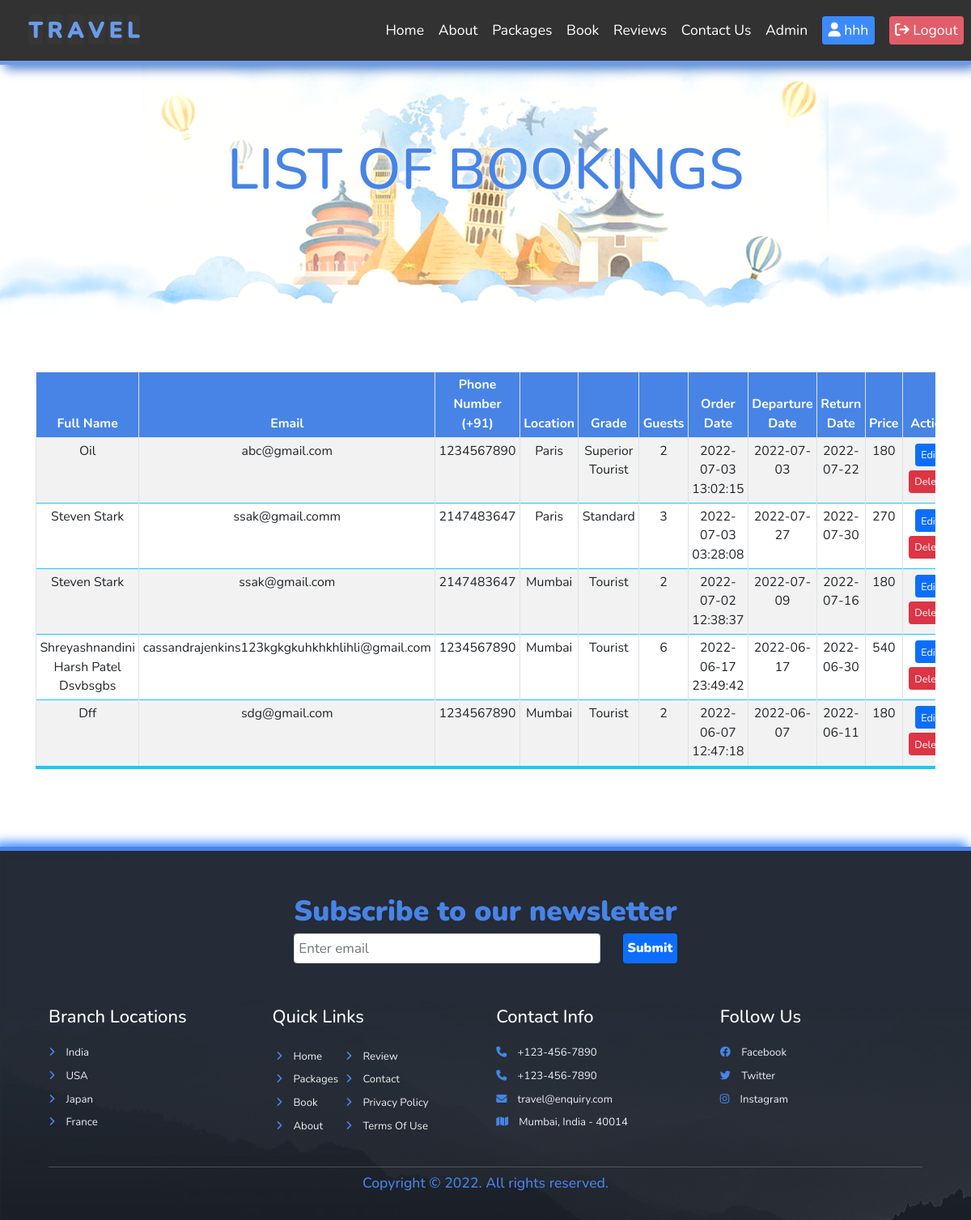
The app's page /account.php (signed in) with its own data.
### tables this page shows
CREATE TABLE IF NOT EXISTS `book` (
  `id` int NOT NULL AUTO_INCREMENT,
  `username` varchar(100) NOT NULL,
  `name` varchar(100) NOT NULL,
  `email` varchar(100) NOT NULL,
  `phone` int NOT NULL,
  `order_date` timestamp NOT NULL DEFAULT CURRENT_TIMESTAMP,
  `location` varchar(100) NOT NULL,
  `grade` varchar(100) NOT NULL,
  `guests` int NOT NULL,
  `departure_date` date NOT NULL,
  `return_date` date NOT NULL,
  `price` double NOT NULL,
  PRIMARY KEY (`id`)
);

### account.php (the view, shortened to what this page needs)
<!DOCTYPE html>
<html lang="en">
<head>
    <link rel="stylesheet" href="https://unpkg.com/swiper@8/swiper-bundle.min.css" />
    <link rel="stylesheet" href="https://cdnjs.cloudflare.com/ajax/libs/font-awesome/6.1.1/css/all.min.css" />
    <link rel="stylesheet" href="style.css">
    <link href="https://cdn.jsdelivr.net/npm/bootstrap@5.2.0-beta1/dist/css/bootstrap.min.css" rel="stylesheet">
</head>
<body>
    <section class="header">
        <a href="index.php" class="logo text-decoration-none">
            <div class="wrapper">
                <span>T</span>
                <span>R</span>
                <span>A</span>
                <span>V</span>
                <span>E</span>
                <span>L</span>
            </div>
        </a>
        <nav class="navbar">
            <a href="index.php" class="text-decoration-none">Home</a>
            <a href="about.php" class="text-decoration-none">About</a>
            <a href="package.php" class="text-decoration-none">Packages</a>
            <a href="book.php" class="text-decoration-none">Book</a>
            <a href="review.php" class="text-decoration-none">Reviews</a>
            <a href="contact.php" class="text-decoration-none">Contact Us</a>
            <a href="admin.php" class="text-decoration-none">Admin</a>
            <?php if (isset($_SESSION['username'])) { ?>
                <a href="dashboard.php"><button type="button" class="btn btn-primary"><i class="fa-solid fa-user"></i><?php echo " " . $_SESSION['username']; ?></button></a>
                <a href="index.php?logout='1'"><button type="button" class="btn btn-danger"><i class="fa-solid fa-arrow-right-from-bracket"></i> Logout</button></a> <?php } else { ?>
                <a href="login.php"><button type="button" class="btn btn-primary">Login</button></a>
                <a href="register.php"><button type="button" class="btn btn-warning">Register</button></a><?php } ?>
        </nav>
    </section>
    <?php
    include("dbconnection.php");
    $result = mysqli_query($conn, "SELECT * FROM book WHERE username='" . $_SESSION['username'] . "' ORDER BY order_date DESC");
    ?>
    <div class="heading" style="background:url(images/header-bg-4.png) no-repeat">
        <h1 style="color: #4784e6; font-size: 8rem;">LIST OF BOOKINGs</h1>
    </div>
    <section class="account-section">
        <div class="account table-responsive">
            <table class="center table table-striped table-bordered">
                <thead>
                    <tr>
                        <th scope="col">Full Name</th>
                        <th scope="col">Email</th>
                        <th scope="col">Phone number (+91)</th>
                        <th scope="col">Location</th>
                        <th scope="col">Grade</th>
                        <th scope="col">Guests</th>
                        <th scope="col">Order date</th>
                        <th scope="col">Departure Date</th>
                        <th scope="col">Return Date</th>
                        <th scope="col">Price</th>
                        <th scope="col">Action</th>
                    </tr>
                </thead>
                <tbody>
                    <?php
                    $rows = mysqli_num_rows($result);
                    if ($rows == 0) {
                        echo "<tr><td colspan='11'>".'No Records Found'."</td></tr>";
                    } else {
                        while ($res = mysqli_fetch_array($result, MYSQLI_ASSOC)) {
                            echo "<tr>";
                            echo "<td>" . $res['name'] . "</td>";
                            echo "<td class='email'>" . $res['email'] . "</td>";
                            echo "<td>" . $res['phone'] . "</td>";
                            echo "<td>" . $res['location'] . "</td>";
                            echo "<td>" . $res['grade'] . "</td>";
                            echo "<td>" . $res['guests'] . "</td>";
                            echo "<td>" . $res['order_date'] . "</td>";
                            echo "<td>" . $res['departure_date'] . "</td>";
                            echo "<td>" . $res['return_date'] . "</td>";
                            echo "<td>" . $res['price'] . "</td>";
                            echo "<td><a href=\"edit.php?id=$res[id]\"><button button type='button' class='account-btn btn btn-primary'>Edit</button></a>  <a href=\"delete.php?id=$res[id]\" onClick=\"return confirm('Are you sure you want to delete?')\"><button button type='button' class='account-btn btn btn-danger'>Delete</button></a></td>";
                        }
                    }
                    ?>
                </tbody>
            </table>
        </div>
    </section>
    <footer>
        <section class="footer" style="background:url(images/footer-bg.jpg) no-repeat">
            <div class="newsletter">
                <form action="index.php" method="post">
                    <div class="form-group">
                        <label for="exampleInputEmail1">
                            <h1>Subscribe to our newsletter</h1>
                        </label>
                        <div>
                            <input type="email" name="sub_email" class="form-control" id="exampleInputEmail1" aria-describedby="emailHelp" placeholder="Enter email">
                            <button type="submit" class="btn btn-primary" name="subscribe">Submit</button>
                        </div>
                    </div>
                </form>
            </div>
            <div class="box-container">
                <div class="box">
                    <h3>Branch Locations</h3>
                    <a href="#" class="text-decoration-none"><i class="fas fa-angle-right"></i>India</a>
                    <a href="#" class="text-decoration-none"><i class="fas fa-angle-right"></i>USA</a>
                    <a href="#" class="text-decoration-none"><i class="fas fa-angle-right"></i>Japan</a>
                    <a href="#" class="text-decoration-none"><i class="fas fa-angle-right"></i>France</a>
                </div>
                <div class="box">
                    <table>
                        <tr>
                            <h3>Quick Links</h3>
                        </tr>
                        <tr>
                            <td>
                                <a href="home.php" class="text-decoration-none"><i class="fas fa-angle-right"></i>Home</a>
                                <a href="package.php" class="text-decoration-none"><i class="fas fa-angle-right"></i>Packages</a>
                                <a href="book.php" class="text-decoration-none"><i class="fas fa-angle-right"></i>Book</a>
                                <a href="about.php" class="text-decoration-none"><i class="fas fa-angle-right"></i>About</a>
                            </td>
                            <td>
                                <a href="review.php" class="text-decoration-none"><i class="fas fa-angle-right"></i>Review</a>
                                <a href="contact.php" class="text-decoration-none"><i class="fas fa-angle-right"></i>Contact</a>
                                <a href="#" class="text-decoration-none"><i class="fas fa-angle-right"></i>Privacy Policy</a>
                                <a href="#" class="text-decoration-none"><i class="fas fa-angle-right"></i>Terms Of Use</a>
                            </td>
                        </tr>
                    </table>
                </div>
                <div class="box">
                    <h3>Contact Info</h3>
                    <a href="#" class="text-decoration-none"><i class="fas fa-phone"></i>+123-456-7890</a>
                    <a href="#" class="text-decoration-none"><i class="fas fa-phone"></i>+123-456-7890</a>
                    <a href="#" class="text-decoration-none"><i class="fas fa-envelope"></i>travel@enquiry.com</a>
                    <a href="#" class="text-decoration-none"><i class="fas fa-map"></i>Mumbai, India - 40014</a>
                </div>
                <div class="box">
                    <h3>Follow Us</h3>
                    <a href="#" class="text-decoration-none"><i class="fa-brands fa-facebook"></i>Facebook</a>
                    <a href="#" class="text-decoration-none"><i class="fa-brands fa-twitter"></i>Twitter</a>
                    <a href="#" class="text-decoration-none"><i class="fa-brands fa-instagram"></i>Instagram</a>
                </div>
            </div>
            <div class="col-md-12 text-center">
                <h1 class="credit">
                    <p>Copyright © 2022. All rights reserved.</p>
                </h1>
            </div>
        </section>
    </footer>
</body>
</html>

### account.php (style rules this page uses)
.account { margin-top: 5rem; margin-bottom: 7rem; text-align: center; }
.account thead tr { background-color: #4784e6; color: #ffffff; text-align: center; }
.account table tbody { overflow-x: auto; text-align: center; }
.account table { font-size: 150%; text-align: center; text-transform: capitalize; display: block }
.account-btn { margin: 0.3rem; font-size: 80%; }
.account .email { text-transform: lowercase; }
.account tbody tr { border-bottom: 1px solid #18caf7; }
.account tbody tr:last-of-type { border-bottom: 4px solid #18caf9; }
.account-section { display: grid; padding-left: 5rem; padding-right: 5rem; font-size: 120%; }

### records on screen
book: name "Oil", email "abc@gmail.com", phone "1234567890", location "Paris", grade "Superior Tourist", guests "2", order_date "2022-07-03 13:02:15", departure_date "2022-07-03", return_date "2022-07-22", price "180"
book: name "Steven Stark", email "ssak@gmail.comm", phone "2147483647", location "Paris", grade "Standard", guests "3", order_date "2022-07-03 03:28:08", departure_date "2022-07-27", return_date "2022-07-30", price "270"
book: name "Steven Stark", email "ssak@gmail.com", phone "2147483647", location "Mumbai", grade "Tourist", guests "2", order_date "2022-07-02 12:38:37", departure_date "2022-07-09", return_date "2022-07-16", price "180"
book: name "Shreyashnandini Harsh Patel Dsvbsgbs", email "cassandrajenkins123kgkgkuhkhkhlihli@gmail.com", phone "1234567890", location "Mumbai", grade "Tourist", guests "6", order_date "2022-06-17 23:49:42", departure_date "2022-06-17", return_date "2022-06-30", price "540"
book: name "Dff", email "sdg@gmail.com", phone "1234567890", location "Mumbai", grade "Tourist", guests "2", order_date "2022-06-07 12:47:18", departure_date "2022-06-07", return_date "2022-06-11", price "180"

### other values on screen
$_SESSION['username'] "hhh"
